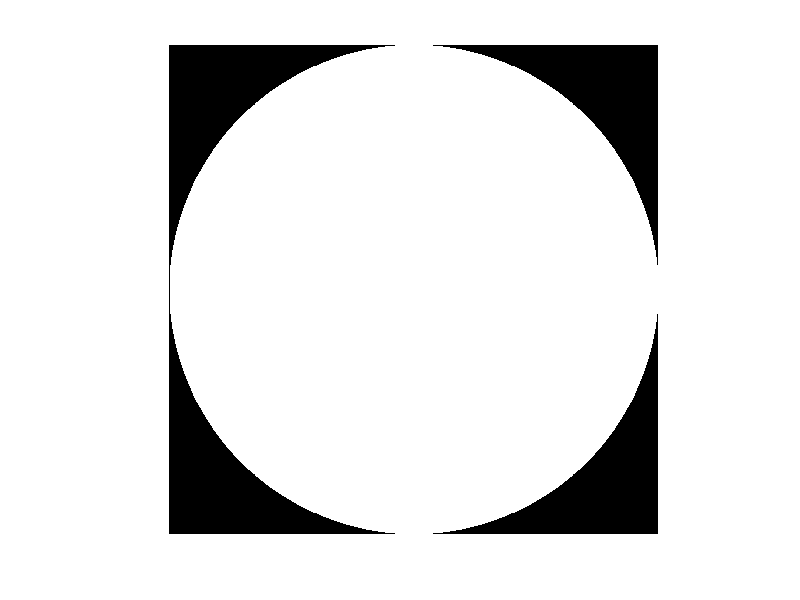

Write MATLAB code to recreate this figure.
clear all vars
clc
close all
%% This script is meant to simulate acoustics wave from a baffled piston incident on a phase plate.

%% Part (a) define a geometry and mesh the geometry to perform Rayleigh intergral...
% And also to define the plane from the piston to evaluate the rayleigh
% intergral.
f=2e5;%Frequency of Ultrasonic wave
a=5e-2;%Radius of the circular piston
co=343;%sound speed in air
uo=1;% Particle velocity on the surface of the piston in m/s assume uniform across entire surface of piston
M_size=1001;% Meaning a linear line along the piston's diameter is M_size
P_piston=zeros(M_size,M_size);%Initialize the coordinate mesh on the surface of the piston->Then fill in the position of each mesh grid
Count=0;
for i=1:length(P_piston(:,1))%Index Y
    for j=1:length(P_piston(1,:))%Index X
        if ((i-(length(P_piston(:,1))+1)/2)^2+(j-(length(P_piston(:,1))+1)/2)^2)<=(length(P_piston(:,1))/2)^2
            P_piston(i,j)=1;
            Count=Count+1;
        end
    end
end
imshow(P_piston)% show an imag of the piston
S_piston=P_piston*pi*a^2/Count; %Assigna each mesh square with an area


        
